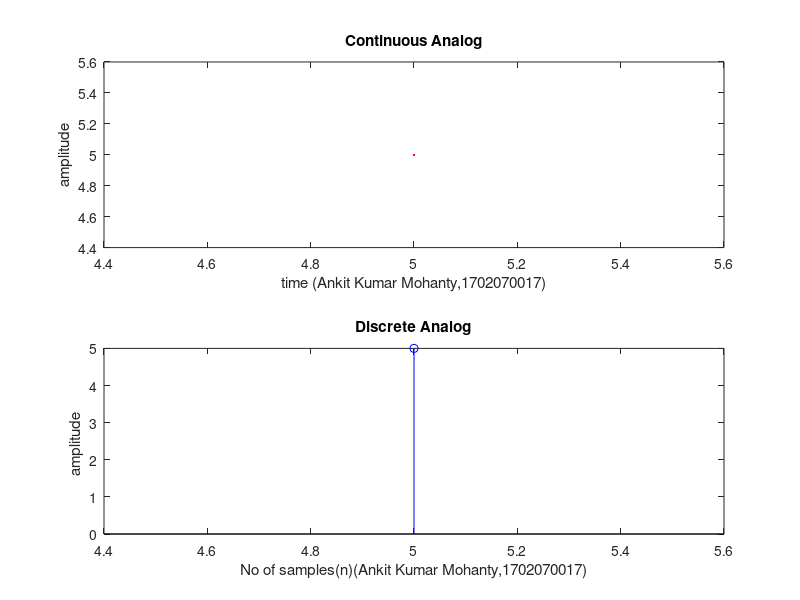

This figure's MATLAB source:
clc
close all
clear all
n1=input('Enter lower limit:');
n2=input('Enter upper limit:');
n=n1:n2;
ramp=n.*(n>=0);
subplot(2,1,1);
plot(n,ramp,'r');
title('Continuous Analog');
xlabel('time (Ankit Kumar Mohanty,1702070017)');
ylabel('amplitude');
subplot(2,1,2);
stem(n,ramp,'b');
title('Discrete Analog');
xlabel('No of samples(n)(Ankit Kumar Mohanty,1702070017)');
ylabel('amplitude ');